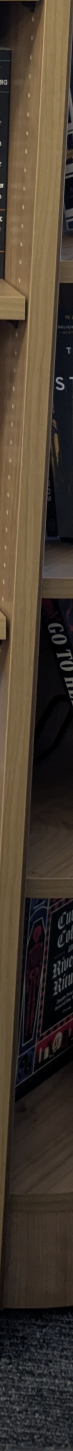
#> input picture data/debug/7e9934e4779747ddba24fc943431e290/crops/shelf_0_spine_000.jpg, 219 x 4353 px (shown at 1/3 size); its folder holds only this picture in this run
$ python -i vision.py   (imports and definitions only)   (older library calls are emulated)
#> lines starting #> are read from the running program, lines starting #| are printed output that depends on the picture; after the words box and inside, x2 and y2 are one past the last pixel; in counts of white or black regions, pixels touching at a corner belong together
### app/config.py
import os
from dataclasses import dataclass


def _float_env(name: str, default: float) -> float:
    try:
        return float(os.getenv(name, default))
    except (TypeError, ValueError):
        return default


def _int_env(name: str, default: int) -> int:
    try:
        return int(os.getenv(name, default))
    except (TypeError, ValueError):
        return default


@dataclass(frozen=True)
class MatchConfig:
    """All the knobs that control how forgiving book matching is.

    Every value can be overridden with an env var so thresholds can be tuned
    without touching code while we gather real-world evidence (see README).
    """

    # Composite match score (0..1) required to reach each status. A candidate
    # must also have at least one "distinctive" token overlap to reach
    # POSSIBLE_MATCH or HIGH_CONFIDENCE — see matcher.BookMatcher._score.
    high_confidence_threshold: float = _float_env("MATCH_HIGH_THRESHOLD", 0.75)
    possible_match_threshold: float = _float_env("MATCH_POSSIBLE_THRESHOLD", 0.55)
    low_confidence_threshold: float = _float_env("MATCH_LOW_THRESHOLD", 0.35)

    # Minimum status a Detection must reach before we create a Book/Sighting.
    min_status_to_persist: str = os.getenv("MATCH_MIN_STATUS_TO_PERSIST", "POSSIBLE_MATCH")

    # OCR-quality gate: below this, we never even call the metadata API.
    min_alpha_tokens: int = _int_env("OCR_MIN_ALPHA_TOKENS", 2)
    min_alpha_ratio: float = _float_env("OCR_MIN_ALPHA_RATIO", 0.35)

    # A token shorter than this (or in the common-word list) doesn't count as
    # "distinctive" evidence on its own.
    min_token_length_for_distinctive: int = _int_env("MATCH_DISTINCTIVE_MIN_LEN", 5)

    metadata_search_limit: int = _int_env("METADATA_SEARCH_LIMIT", 5)
    metadata_timeout_seconds: float = _float_env("METADATA_TIMEOUT_SECONDS", 4.0)


DEFAULT_CONFIG = MatchConfig()


@dataclass(frozen=True)
class VisionConfig:
    """Knobs for shelf-row detection and per-shelf spine segmentation.

    All ratios are relative to the *shelf region*, not the whole image —
    that's the core fix for boxes spanning multiple shelves: spine detection
    runs independently inside each shelf's crop, so height constraints must
    be sized against that shelf's height, not the full photo's height.
    """

    # --- Shelf-row detection (see ShelfVision._detect_shelf_rows) ---
    # Stage A ("raw" candidates, red in debug overlay): loose row-strength
    # threshold on horizontal-edge density, for visual comparison only.
    shelf_raw_row_strength_threshold: float = _float_env("SHELF_RAW_ROW_THRESHOLD", 0.25)
    # Stage B ("filtered" candidates, blue): a row only counts as a shelf
    # boundary if it's part of a horizontal run at least this fraction of
    # the image width — kills book-cover/text edges, keeps shelf boards.
    shelf_min_line_width_ratio: float = _float_env("SHELF_MIN_LINE_WIDTH_RATIO", 0.5)
    shelf_line_cluster_gap_px: int = _int_env("SHELF_LINE_CLUSTER_GAP_PX", 10)
    # Minimum spacing enforced between two shelf boundaries (as a fraction of
    # image height); closer pairs get merged.
    shelf_min_spacing_ratio: float = _float_env("SHELF_MIN_SPACING_RATIO", 0.04)
    # A top/bottom edge region shorter than this fraction of the median
    # interior shelf height is treated as a partial/cropped sliver and
    # dropped rather than scanned for spines.
    shelf_min_edge_region_ratio: float = _float_env("SHELF_MIN_EDGE_REGION_RATIO", 0.5)
    shelf_count_warn_low: int = _int_env("SHELF_COUNT_WARN_LOW", 3)
    shelf_count_warn_high: int = _int_env("SHELF_COUNT_WARN_HIGH", 15)

    # --- Per-shelf spine detection (see ShelfVision._detect_spines_in_shelf) ---
    spine_min_height_ratio: float = _float_env("SPINE_MIN_HEIGHT_RATIO", 0.45)
    spine_max_height_ratio: float = _float_env("SPINE_MAX_HEIGHT_RATIO", 1.0)
    spine_min_width_ratio: float = _float_env("SPINE_MIN_WIDTH_RATIO", 0.012)
    spine_max_width_ratio: float = _float_env("SPINE_MAX_WIDTH_RATIO", 0.22)
    spine_min_aspect_ratio: float = _float_env("SPINE_MIN_ASPECT_RATIO", 1.8)
    # Vertical MORPH_CLOSE kernel height, as a fraction of shelf height
    # (bridges small gaps in a single spine's own edge trace).
    spine_morph_close_height_ratio: float = _float_env("SPINE_MORPH_CLOSE_HEIGHT_RATIO", 0.12)
    spine_morph_close_min_px: int = _int_env("SPINE_MORPH_CLOSE_MIN_PX", 8)
    # Diagnostic-only: warn (don't reject) when an accepted candidate's width
    # exceeds this fraction of its shelf's height — often means it's actually
    # multiple adjacent books merged into one box.
    spine_max_width_to_shelf_height_ratio: float = _float_env("SPINE_MAX_WIDTH_TO_SHELF_HEIGHT_RATIO", 0.4)


DEFAULT_VISION_CONFIG = VisionConfig()

### app/vision.py
from __future__ import annotations

import logging
from dataclasses import dataclass, field
from enum import Enum
from pathlib import Path

import cv2
import numpy as np
import pytesseract
from pytesseract import Output

from .config import DEFAULT_VISION_CONFIG, VisionConfig

logger = logging.getLogger(__name__)


@dataclass
class SpineCandidate:
    """Public output shape — unchanged by the shelf-aware rewrite below."""
    index: int
    x: int
    y: int
    width: int
    height: int
    text: str
    confidence: float


class RejectionReason(str, Enum):
    CROSSES_SHELF_BOUNDARY = "CROSSES_SHELF_BOUNDARY"
    TOO_TALL_FOR_SHELF = "TOO_TALL_FOR_SHELF"
    TOO_SHORT_FOR_SHELF = "TOO_SHORT_FOR_SHELF"
    TOO_WIDE = "TOO_WIDE"
    TOO_NARROW = "TOO_NARROW"
    BAD_ASPECT_RATIO = "BAD_ASPECT_RATIO"


@dataclass
class ShelfRegion:
    index: int
    y0: int
    y1: int

    @property
    def height(self) -> int:
        return self.y1 - self.y0


@dataclass
class SpineBoxMeta:
    """An accepted spine candidate in GLOBAL image coordinates.

    Carries shelf_index/local_index purely for debug crop filenames and
    logging — SpineCandidate (the public/API shape) is unaffected.
    """
    x: int
    y: int
    width: int
    height: int
    shelf_index: int
    local_index: int


@dataclass
class ShelfDetectionResult:
    regions: list[ShelfRegion]
    boundaries: list[int]           # clustered/filtered boundary y-coords used to build regions
    raw_line_ys: list[int]          # loose/raw candidate line y-coords, pre-filter (debug only)
    dropped_edge_regions: list[str]
    warnings: list[str]


@dataclass
class DebugSummary:
    """Always populated (cheap: counts/lists), independent of whether debug
    images were written to disk. `debug_dir`/`saved_files` are only
    non-empty when a debug_dir was passed in."""

    debug_dir: str | None = None
    total_raw_contours: int = 0
    final_candidate_count: int = 0
    final_spine_candidates: int = 0
    shelf_row_count: int = 0
    shelf_boundaries: list[int] = field(default_factory=list)
    candidates_per_shelf: dict[int, int] | None = None
    rejection_counts: dict[str, int] = field(default_factory=dict)
    warnings: list[str] = field(default_factory=list)
    saved_files: list[str] = field(default_factory=list)


@dataclass
class VisionResult:
    candidates: list[SpineCandidate]
    debug: DebugSummary


class _NullDebugWriter:
    """No-op sink used when debug output wasn't requested — saves nothing."""

    enabled = False
    debug_dir: Path | None = None

    def save(self, name: str, image: np.ndarray) -> None:
        pass


class _FileDebugWriter:
    """Writes each named intermediate/overlay/crop image under debug_dir.

    `name` may contain "/" (e.g. "shelves/shelf_0_gray", "crops/shelf_0_spine_000")
    — the subdirectory is created automatically.
    """

    enabled = True

    # [99 lines left out: functions __init__, save, _add_label, _shade_regions, _draw_shelf_row_overlay, _draw_shelf_spine_overlay and 1 more, not called in this run]


class ShelfVision:
    """POC vision pipeline.

    Hierarchy: whole image -> detect shelf rows -> crop per shelf -> detect
    spines independently inside each shelf crop -> convert to global
    coordinates -> OCR each spine. Vertical-edge detection never runs across
    the whole image, so a spine candidate can't span more than one shelf row.

    This intentionally uses classical CV + Tesseract so there are no API keys
    or hosted-model dependencies. The interface can later be backed by
    YOLO/DETR/etc.
    """

    def __init__(self, config: VisionConfig | None = None):
        self.config = config or DEFAULT_VISION_CONFIG

    def detect_and_read(self, image_path: str | Path, debug_dir: Path | None = None) -> VisionResult:
        image = cv2.imread(str(image_path))
#> image is the input picture: shape (4353, 219, 3); mean B, G, R 47, 59.4, 70.5
        if image is None:
            raise ValueError("Unable to read uploaded image")
        logger.info(
            "Processing image %s: width=%d height=%d channels=%s",
            image_path, image.shape[1], image.shape[0],
            image.shape[2] if len(image.shape) == 3 else 1,
        )

        debug = _FileDebugWriter(debug_dir) if debug_dir else _NullDebugWriter()

        boxes, summary = self._detect_spines(image, debug)
        results: list[SpineCandidate] = []
        annotated_entries: list[dict] = []
        logger.info("detected %d spine candidates in photo %s", len(boxes), image_path)

        for idx, box in enumerate(boxes):
            x, y, w, h = box.x, box.y, box.width, box.height
            crop = image[y:y + h, x:x + w]
            logger.info(
                "OCR candidate #%d (shelf %d, local %d): x=%d y=%d w=%d h=%d",
                idx, box.shelf_index, box.local_index, x, y, w, h,
            )
            text, conf = self._ocr_best_orientation(crop)
            text = text.strip()
            logger.info("OCR candidate #%d result: text=%r confidence=%.2f", idx, text, conf)

            if debug.enabled:
                # Exactly what got handed to _ocr_best_orientation() — this is
                # the ground truth for "what does Tesseract actually receive".
                debug.save(f"crops/shelf_{box.shelf_index}_spine_{box.local_index:03d}", crop)

            annotated_entries.append({
                "index": idx, "x": x, "y": y, "w": w, "h": h,
                "aspect": h / max(w, 1), "text": text, "confidence": conf,
            })

            if text:
                logger.info("Accepted OCR candidate #%d: %r", idx, text)
                results.append(SpineCandidate(index=idx, x=x, y=y, width=w, height=h, text=text, confidence=conf))
            else:
                logger.debug("Rejected OCR candidate #%d: no usable text", idx)

        # Fallback: if segmentation found nothing at all, OCR the whole shelf image once.
        if not results:
            logger.warning("No spine OCR results found; falling back to OCR on entire shelf image")
            text, conf = self._ocr_best_orientation(image)
            text = text.strip()
            logger.info("Whole-image OCR result: text=%r confidence=%.2f", text, conf)
            h, w = image.shape[:2]
            if text:
                results.append(SpineCandidate(0, 0, 0, w, h, text, conf))
                annotated_entries.append({
                    "index": 0, "x": 0, "y": 0, "w": w, "h": h,
                    "aspect": h / max(w, 1), "text": text, "confidence": conf,
                })

        summary.final_spine_candidates = len(results)

        if debug.enabled:
            debug.save("07_annotated", _draw_annotated_overlay(image, annotated_entries))
            summary.saved_files = debug.saved_files

        logger.info(
            "vision summary: total_raw_contours=%d final_candidate_count=%d "
            "final_spine_candidates=%d shelf_row_count=%d candidates_per_shelf=%s",
            summary.total_raw_contours, summary.final_candidate_count,
            summary.final_spine_candidates, summary.shelf_row_count, summary.candidates_per_shelf,
        )

        return VisionResult(candidates=results, debug=summary)

    # ----------------------------------------------------------------
    # Top-level: shelf detection, then per-shelf spine detection
    # ----------------------------------------------------------------

    def _detect_spines(self, image: np.ndarray, debug) -> tuple[list[SpineBoxMeta], DebugSummary]:
        config = self.config
        h, w = image.shape[:2]
        gray = cv2.cvtColor(image, cv2.COLOR_BGR2GRAY)
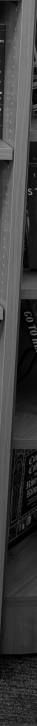
#> gray: shape (4353, 219) (shown at 1/6 size); min 0, max 204, mean 61.3
        gray = cv2.GaussianBlur(gray, (3, 3), 0)

        shelf_result = self._detect_shelf_rows(gray)
        regions = shelf_result.regions

        logger.info(
            "Shelf row detection: image_height=%d raw_candidates=%d filtered_boundaries=%d shelf_count=%d",
            h, len(shelf_result.raw_line_ys), len(shelf_result.boundaries), len(regions),
        )
        for note in shelf_result.dropped_edge_regions:
            logger.info("Shelf row detection: %s", note)

        contours_overlay = image.copy()
        accepted_boxes: list[SpineBoxMeta] = []
        all_rejected: list[dict] = []
        per_shelf_metrics = []
        total_rejection_counts = {reason: 0 for reason in RejectionReason}

        for region in regions:
            accepted, rejected, metrics, local_contours = self._detect_spines_in_shelf(gray, region, w, debug)

            if local_contours:
                sub = contours_overlay[region.y0:region.y1, :]
                cv2.drawContours(sub, local_contours, -1, (0, 255, 255), 1)

            for i, (x, y, bw, bh) in enumerate(accepted):
                accepted_boxes.append(
                    SpineBoxMeta(x=x, y=y, width=bw, height=bh, shelf_index=region.index, local_index=i)
                )
            all_rejected.extend(rejected)
            per_shelf_metrics.append(metrics)
            for reason, count in metrics["rejection_counts"].items():
                total_rejection_counts[reason] += count

        accepted_boxes.sort(key=lambda b: (b.shelf_index, b.x))
        total_raw_contours = sum(m["raw_contours"] for m in per_shelf_metrics)

        # --- diagnostic sanity checks (Task 6) ---
        warnings = list(shelf_result.warnings)
        if len(regions) < config.shelf_count_warn_low:
            warnings.append(f"only {len(regions)} shelf(s) detected (< {config.shelf_count_warn_low}) -- shelf detection may have failed")
        if len(regions) > config.shelf_count_warn_high:
            warnings.append(f"{len(regions)} shelves detected (> {config.shelf_count_warn_high}) -- shelf detection may be too fragmented")

        region_by_index = {r.index: r for r in regions}
        for box in accepted_boxes:
            if box.y == 0 and box.height > 0.5 * h:
                warnings.append(
                    f"shelf {box.shelf_index} spine {box.local_index}: candidate starts at y=0 and "
                    f"spans >50% of image height ({box.height}px) -- possible cross-shelf artifact"
                )
            region = region_by_index[box.shelf_index]
            if box.width > config.spine_max_width_to_shelf_height_ratio * region.height:
                warnings.append(
                    f"shelf {box.shelf_index} spine {box.local_index}: width {box.width}px exceeds "
                    f"{config.spine_max_width_to_shelf_height_ratio:.0%} of shelf height ({region.height}px) "
                    "-- may contain multiple adjacent books"
                )

        for metrics in per_shelf_metrics:
            if metrics["accepted"] == 0:
                warnings.append(
                    f"shelf {metrics['shelf_index']}: 0 accepted candidates out of "
                    f"{metrics['raw_contours']} raw contours"
                )

        # --- structured summary log (Task 6) ---
        lines = ["Shelf detection summary:", f"  shelf_count={len(regions)}", f"  boundaries={shelf_result.boundaries}"]
        for metrics in per_shelf_metrics:
            rc = metrics["rejection_counts"]
            lines.append(f"Shelf {metrics['shelf_index']}:")
            lines.append(f"  height={metrics['height']}")
            lines.append(f"  raw_contours={metrics['raw_contours']}")
            lines.append(f"  accepted_spines={metrics['accepted']}")
            lines.append(f"  rejected_too_short={rc[RejectionReason.TOO_SHORT_FOR_SHELF]}")
            lines.append(f"  rejected_too_tall={rc[RejectionReason.TOO_TALL_FOR_SHELF]}")
            lines.append(f"  rejected_too_wide={rc[RejectionReason.TOO_WIDE]}")
            lines.append(f"  rejected_too_narrow={rc[RejectionReason.TOO_NARROW]}")
            lines.append(f"  rejected_bad_aspect={rc[RejectionReason.BAD_ASPECT_RATIO]}")
            lines.append(f"  rejected_crosses_boundary={rc[RejectionReason.CROSSES_SHELF_BOUNDARY]}")
        lines.append(f"Total accepted spine candidates={len(accepted_boxes)}")
        logger.info("\n".join(lines))

        for warning in warnings:
            logger.warning("Shelf/spine detection: %s", warning)

        if debug.enabled:
            debug.save("04_contours_all", _add_label(contours_overlay, f"raw contours: {total_raw_contours}"))
            debug.save("05_shelf_spine_candidates", _draw_shelf_spine_overlay(image, regions, accepted_boxes, all_rejected))
            debug.save("06_shelf_rows", _draw_shelf_row_overlay(image, shelf_result.raw_line_ys, shelf_result.boundaries, regions))
            debug.save("01_gray", gray)

        summary = DebugSummary(
            debug_dir=str(debug.debug_dir) if debug.enabled else None,
            total_raw_contours=total_raw_contours,
            final_candidate_count=len(accepted_boxes),
            shelf_row_count=len(regions),
            shelf_boundaries=list(shelf_result.boundaries),
            candidates_per_shelf={m["shelf_index"]: m["accepted"] for m in per_shelf_metrics},
            rejection_counts={reason.value: count for reason, count in total_rejection_counts.items()},
            warnings=warnings,
        )
        return accepted_boxes, summary

    # ----------------------------------------------------------------
    # Task 1: shelf-row detection
    # ----------------------------------------------------------------

    def _detect_shelf_rows(self, gray: np.ndarray) -> ShelfDetectionResult:
        """Best-effort horizontal shelf-boundary detection.

        Two passes over the same horizontal-edge map:
          Stage A (raw): a loose per-row edge-density threshold -- catches
            plenty of false positives (book covers, text baselines). Kept
            only for the debug overlay/count, never used for segmentation.
          Stage B (filtered): keeps only edges that are part of a horizontal
            run spanning a large fraction of the image width. Individual
            book/text edges are rarely that long; wooden shelf boards are.
        """
        config = self.config
        h, w = gray.shape[:2]

        sobel_y = cv2.Sobel(gray, cv2.CV_8U, 0, 1, ksize=3)
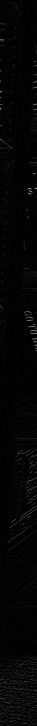
#> sobel_y: shape (4353, 219) (shown at 1/6 size); min 0, max 255, mean 4.2
        _, horiz_edges = cv2.threshold(sobel_y, 0, 255, cv2.THRESH_BINARY + cv2.THRESH_OTSU)
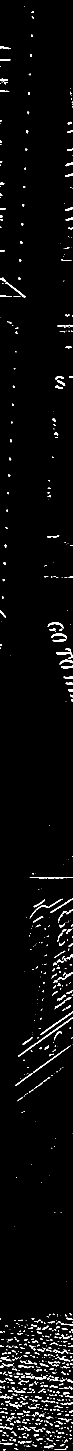
#> horiz_edges: shape (4353, 219) (shown at 1/3 size); 2.7% white; 816 white regions (459 under 20 px), largest, box (x1, y1, x2, y2) and area: (55, 3052, 219, 3170) 675, (121, 3035, 219, 3105) 418, (0, 833, 77, 892) 399

        # Stage A: raw candidates (debug/comparison only).
        raw_strength = horiz_edges.sum(axis=1).astype(float)
#> raw_strength = 4353 values, max 30345 at index 2633, min 0 at index 0, mean 1513.8
        raw_line_ys: list[int] = []
        if raw_strength.max() > 0:
            norm = raw_strength / raw_strength.max()
#> norm = 4353 values, max 1 at index 2633, min 0 at index 0, mean 0.0499
            raw_rows = np.where(norm >= config.shelf_raw_row_strength_threshold)[0]
#> raw_rows = 257 values from 178 to 4348
            raw_line_ys = self._cluster_rows(raw_rows, config.shelf_line_cluster_gap_px)
#> in _cluster_rows, `start = prev = int(rows[0])`: start = 178
#> the loop in _cluster_rows, `for r in rows[1:]:` made 256 passes
#> after the loop in _cluster_rows, `for r in rows[1:]:`: clusters = [179, 626, 781, 888, 977, 1132, 1609, 1730, 1871, 1904, 1921, 1959, 1983, 2001, 2633, 2718, 2777, 3969, 3986, 4018, 4091]
#> raw_line_ys = [179, 626, 781, 888, 977, 1132, 1609, 1730, 1871, 1904, 1921, 1959, 1983, 2001, 2633, 2718, 2777, 3969, 3986, 4018, 4091, 4252]

        # Stage B: sustained long horizontal runs only.
        min_run_px = max(1, int(w * config.shelf_min_line_width_ratio))
        long_kernel = cv2.getStructuringElement(cv2.MORPH_RECT, (min_run_px, 1))
        sustained = cv2.morphologyEx(horiz_edges, cv2.MORPH_OPEN, long_kernel)
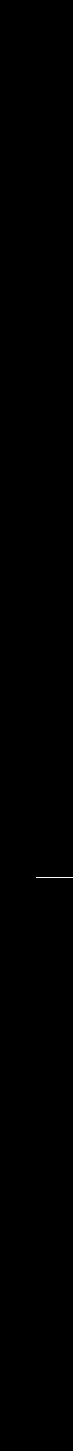
#> sustained: shape (4353, 219) (shown at 1/3 size); 0.01% white in thin lines or dots, all inside (x1, y1, x2, y2) = (108, 2633, 219, 2634)
        sustained_rows = np.where(sustained.sum(axis=1) > 0)[0]
#> sustained_rows = [2633]
        filtered_line_ys = self._cluster_rows(sustained_rows, config.shelf_line_cluster_gap_px)
#> (the rest of the program and of its run is left out)
